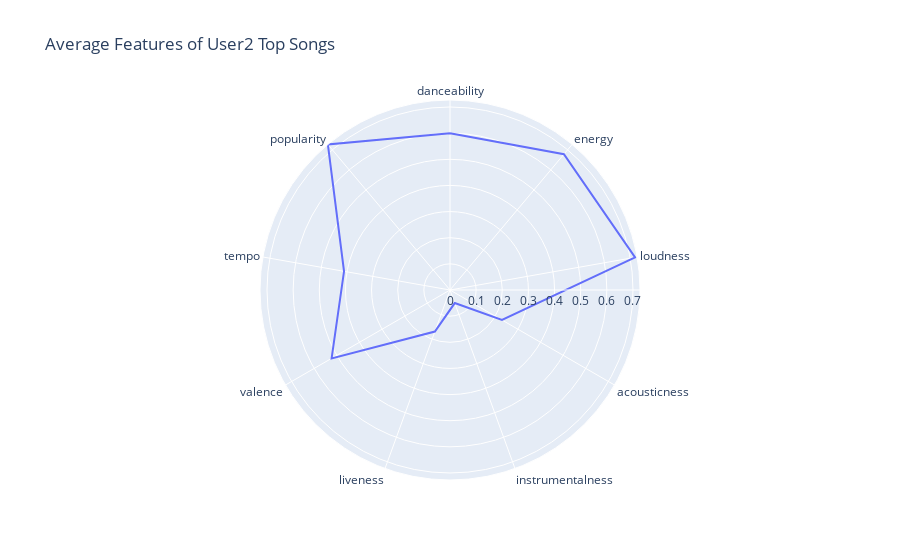

Write notebook code for a chart like this one.
### Code cell
#  kindly visualize this with a line_polar using plotly express
fig = px.line_polar(ave_user2_pref, 
                    r=ave_user2_pref,
                    theta=relevant_qualities,
                    line_close=True,
                    title="Average Features of User2 Top Songs")
fig.show()

### Figure 1 — Plotly figure (JSON) as saved in the notebook; plotly's stock layout.template omitted (floating-point values rounded to 4 significant figures)
{"data": [{"hovertemplate": "r=%{r}<br>theta=%{theta}<extra></extra>", "legendgroup": "", "line": {"color": "#636efa", "dash": "solid"}, "marker": {"symbol": "circle"}, "mode": "lines", "name": "", "r": [0.5997, 0.6779, 0.719, 0.2297, 0.05317, 0.1691, 0.523, 0.4116, 0.7268, 0.5997], "showlegend": false, "subplot": "polar", "theta": ["danceability", "energy", "loudness", "acousticness", "instrumentalness", "liveness", "valence", "tempo", "popularity", "danceability"], "type": "scatterpolar"}], "layout": {"legend": {"tracegroupgap": 0}, "polar": {"angularaxis": {"direction": "clockwise", "rotation": 90}, "domain": {"x": [0, 1], "y": [0, 1]}}, "title": {"text": "Average Features of User2 Top Songs"}}}
